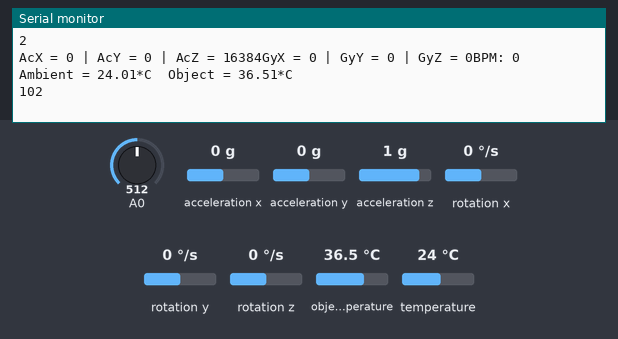
The sketch below on a simulated Arduino Uno, built with avr-gcc and run on an emulated ATmega328P. Parts: the last lines printed to the serial monitor. Wiring (inferred from the names in the program): MPU-6050 motion sensor at I2C address 0x68. The test bench sets the inputs (shaded band); at power-on: acceleration x 0 g, A0 = 512, acceleration y 0 g, acceleration z 1 g, rotation x 0 °/s, rotation y 0 °/s, rotation z 0 °/s, object temperature 36.5 °C, temperature 24 °C.

Above: at 1.2 s.
1.3 s: acceleration x set to -1.4 g
2.8 s: A0 set to 306
4.3 s: acceleration y set to -1.4 g
At 5.28 s:
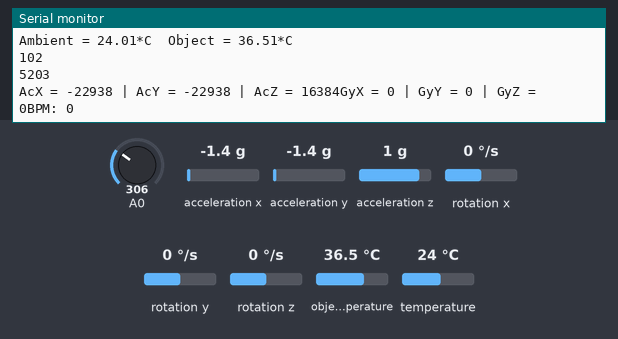
5.8 s: acceleration z set to -1.4 g
At 6.3 s:
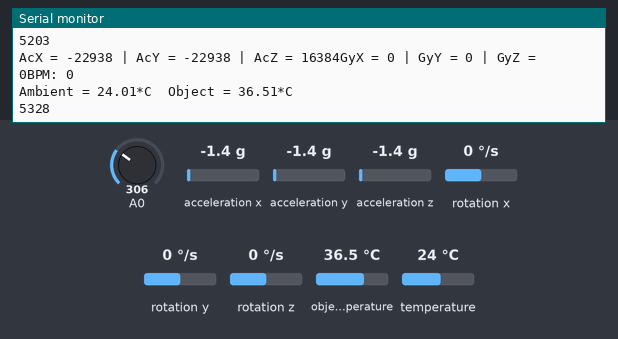
7.3 s: A0 set to 522
8.8 s: rotation x set to -192 °/s
At 11.1 s:
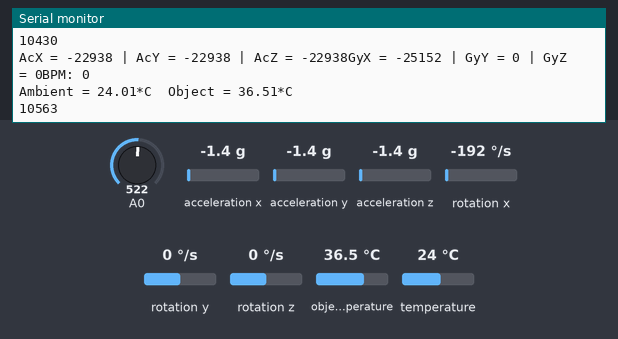
Timing chart, 0 to 11.3 s (numbered marks = the images above; inputs shaded):
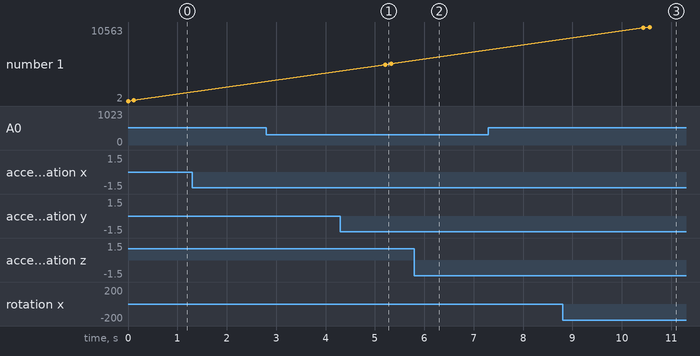

Measured:
- after the input at 4.3 s, the serial monitor: prints a new line after 0.91 s (image 1)
- after the input at 8.8 s, the serial monitor: prints a new line after 1.6 s (image 3)
- plotted number 1: 102 → 5328 after the input at 4.3 s, 5328 → 10563 after the input at 8.8 s

The sketch:

byeb2.ino
```cpp
#include <SoftwareSerial.h> //블루투스 시리얼 포트 설정
#include<Wire.h>
#include <Adafruit_MLX90614.h>

SoftwareSerial bluetooth(8, 9);

//자이로 변수
const int MPU=0x68;  //MPU 6050 의 I2C 기본 주소
int16_t AcX,AcY,AcZ,Tmp,GyX,GyY,GyZ;

//맥박 변수
volatile int BPM;                   // 심박수 저장
volatile int Signal;                // 심장박동센서에서 측정되는 값 저장
volatile int IBI = 600;             // 심박수 측정 시 사용되는 시간 변수(심장이 몇초마다 뛰는지 측정)
volatile boolean Pulse = false;     // 유저의 심박수가 측정되면 True, 아무것도 측정되지 않으면 False

//체온변수
Adafruit_MLX90614 mlx = Adafruit_MLX90614();
void setup(){
  //자이로 센서
  Wire.begin();      //Wire 라이브러리 초기화
  Wire.beginTransmission(MPU); //MPU로 데이터 전송 시작
  Wire.write(0x6B);  // PWR_MGMT_1 register
  Wire.write(0);     //MPU-6050 시작 모드로
  Wire.endTransmission(true);

  //블루투스 통신
  Serial.begin(9600);
  //  while (!Serial) {
  //    ; //시리얼통신이 연결되지 않았다면 코드 실행을 멈추고 무한 반복
  //  }
  //Serial.println("Hello World!");
  //블루투스와 아두이노의 통신속도를 9600으로 설정
  bluetooth.begin(9600);

  //맥박센서
  interruptSetup();

  //체온센서
  mlx.begin();
}

void loop(){
  //자이로 센서
  Wire.beginTransmission(MPU);    //데이터 전송시작
  Wire.write(0x3B);               // register 0x3B (ACCEL_XOUT_H), 큐에 데이터 기록
  Wire.endTransmission(false);    //연결유지
  Wire.requestFrom(MPU,14,true);  //MPU에 데이터 요청
  //데이터 한 바이트 씩 읽어서 반환
  AcX=Wire.read()<<8|Wire.read();  // 0x3B (ACCEL_XOUT_H) & 0x3C (ACCEL_XOUT_L)
  AcY=Wire.read()<<8|Wire.read();  // 0x3D (ACCEL_YOUT_H) & 0x3E (ACCEL_YOUT_L)
  AcZ=Wire.read()<<8|Wire.read();  // 0x3F (ACCEL_ZOUT_H) & 0x40 (ACCEL_ZOUT_L)
  Tmp=Wire.read()<<8|Wire.read();  // 0x41 (TEMP_OUT_H) & 0x42 (TEMP_OUT_L)
  GyX=Wire.read()<<8|Wire.read();  // 0x43 (GYRO_XOUT_H) & 0x44 (GYRO_XOUT_L)
  GyY=Wire.read()<<8|Wire.read();  // 0x45 (GYRO_YOUT_H) & 0x46 (GYRO_YOUT_L)
  GyZ=Wire.read()<<8|Wire.read();  // 0x47 (GYRO_ZOUT_H) & 0x48 (GYRO_ZOUT_L)


  Serial.println(millis());
  //시리얼 모니터에 출력
  Serial.print("AcX = "); Serial.print(AcX);
  Serial.print(" | AcY = "); Serial.print(AcY);
  Serial.print(" | AcZ = "); Serial.print(AcZ);
  Serial.print("GyX = "); Serial.print(GyX);
  Serial.print(" | GyY = "); Serial.print(GyY);
  Serial.print(" | GyZ = "); Serial.print(GyZ);
  Serial.print("BPM: ");Serial.println(BPM);
  Serial.print("Ambient = "); Serial.print(mlx.readAmbientTempC());
  Serial.print("*C\tObject = "); Serial.print(mlx.readObjectTempC()); Serial.println("*C");
  Serial.println();
  bluetooth.print("{\"X\":"+String(AcX)+",");
  bluetooth.print("\"Y\":"+String(AcY)+",");
  bluetooth.print("\"Z\":"+String(AcZ)+",");
  bluetooth.print("\"B\":"+String(BPM)+",");
  bluetooth.print("\"A\":"+String(mlx.readAmbientTempC())+",");
  bluetooth.print("\"O\":"+String(mlx.readObjectTempC())+"}");
  bluetooth.println();
  bluetooth.flush();
  Serial.println(millis());
  delay(5100);
}
```

Interrupt.ino
```cpp
volatile int rate[10];                    // array to hold last ten IBI values
volatile unsigned long sampleCounter = 0;          // used to determine pulse timing
volatile unsigned long lastBeatTime = 0;           // used to find IBI
volatile int P =512;                      // used to find peak in pulse wave, seeded
volatile int T = 512;                     // used to find trough in pulse wave, seeded
volatile int thresh = 525;                // used to find instant moment of heart beat, seeded
volatile int amp = 100;                   // used to hold amplitude of pulse waveform, seeded
volatile boolean firstBeat = true;        // used to seed rate array so we startup with reasonable BPM
volatile boolean secondBeat = false;      // used to seed rate array so we startup with reasonable BPM


void interruptSetup(){
  // Initializes Timer2 to throw an interrupt every 2mS.
  TCCR2A = 0x02;     // DISABLE PWM ON DIGITAL PINS 3 AND 11, AND GO INTO CTC MODE
  TCCR2B = 0x06;     // DON'T FORCE COMPARE, 256 PRESCALER
  OCR2A = 0X7C;      // SET THE TOP OF THE COUNT TO 124 FOR 500Hz SAMPLE RATE
  TIMSK2 = 0x02;     // ENABLE INTERRUPT ON MATCH BETWEEN TIMER2 AND OCR2A
  sei();             // MAKE SURE GLOBAL INTERRUPTS ARE ENABLED
}


// THIS IS THE TIMER 2 INTERRUPT SERVICE ROUTINE.
// Timer 2 makes sure that we take a reading every 2 miliseconds
ISR(TIMER2_COMPA_vect){                         // triggered when Timer2 counts to 124
  cli();                                      // disable interrupts while we do this
  Signal = analogRead(0);              // read the Pulse Sensor
  sampleCounter += 2;                         // keep track of the time in mS with this variable
  int N = sampleCounter - lastBeatTime;       // monitor the time since the last beat to avoid noise

    //  find the peak and trough of the pulse wave
  if(Signal < thresh && N > (IBI/5)*3){       // avoid dichrotic noise by waiting 3/5 of last IBI
    if (Signal < T){                        // T is the trough
      T = Signal;                         // keep track of lowest point in pulse wave
    }
  }

  if(Signal > thresh && Signal > P){          // thresh condition helps avoid noise
    P = Signal;                             // P is the peak
  }                                        // keep track of highest point in pulse wave

  //  NOW IT'S TIME TO LOOK FOR THE HEART BEAT
  // signal surges up in value every time there is a pulse
  if (N > 250){                                   // avoid high frequency noise
    if ( (Signal > thresh) && (Pulse == false) && (N > (IBI/5)*3) ) {
      Pulse = true;                               // set the Pulse flag when we think there is a pulse
      IBI = sampleCounter - lastBeatTime;         // measure time between beats in mS
      lastBeatTime = sampleCounter;               // keep track of time for next pulse

      if(secondBeat){                        // if this is the second beat, if secondBeat == TRUE
        secondBeat = false;                  // clear secondBeat flag
        for(int i=0; i<=9; i++){             // seed the running total to get a realisitic BPM at startup
          rate[i] = IBI;
        }
      }

      if(firstBeat){                         // if it's the first time we found a beat, if firstBeat == TRUE
        firstBeat = false;                   // clear firstBeat flag
        secondBeat = true;                   // set the second beat flag
        sei();                               // enable interrupts again
        return;                              // IBI value is unreliable so discard it
      }


      // keep a running total of the last 10 IBI values
      word runningTotal = 0;                  // clear the runningTotal variable

      for(int i=0; i<=8; i++){                // shift data in the rate array
        rate[i] = rate[i+1];                  // and drop the oldest IBI value
        runningTotal += rate[i];              // add up the 9 oldest IBI values
      }

      rate[9] = IBI;                          // add the latest IBI to the rate array
      runningTotal += rate[9];                // add the latest IBI to runningTotal
      runningTotal /= 10;                     // average the last 10 IBI values
      BPM = 60000/runningTotal;               // how many beats can fit into a minute? that's BPM!
      // QS FLAG IS NOT CLEARED INSIDE THIS ISR
    }
  }

  if (Signal < thresh && Pulse == true){   // when the values are going down, the beat is over
//    digitalWrite(blinkPin,LOW);            // turn off pin 13 LED
    Pulse = false;                         // reset the Pulse flag so we can do it again
    amp = P - T;                           // get amplitude of the pulse wave
    thresh = amp/2 + T;                    // set thresh at 50% of the amplitude
    P = thresh;                            // reset these for next time
    T = thresh;
  }

  if (N > 2500){                           // if 2.5 seconds go by without a beat
    thresh = 512;                          // set thresh default
    P = 512;                               // set P default
    T = 512;                               // set T default
    lastBeatTime = sampleCounter;          // bring the lastBeatTime up to date
    firstBeat = true;                      // set these to avoid noise
    secondBeat = false;                    // when we get the heartbeat back
  }

  sei();                                   // enable interrupts when youre done!
}
```
